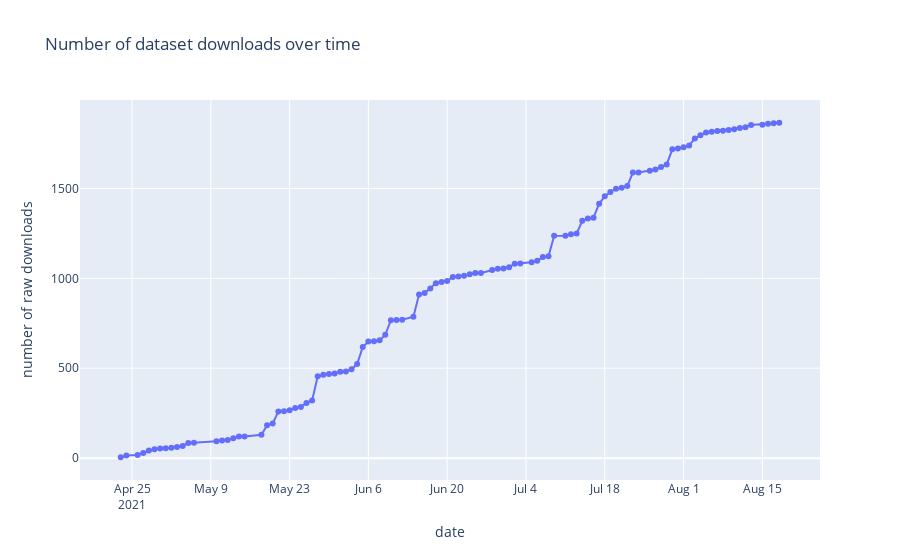

The notebook cell saved with this chart:
### Markdown cell above
### Version 1

### Code cell
downloads_v1 = combined[['download_dt', 'count']].groupby(['download_dt']).sum().reset_index()
downloads_v1['cum_downloads'] = downloads_v1['count'].cumsum()

fig = go.Figure(go.Scatter(
    mode = "lines+markers",
    x = downloads_v1['download_dt'].tolist(),
    y = downloads_v1['cum_downloads'].tolist()
    ))

fig.update_layout(
    title="Number of dataset downloads over time",
    xaxis_title="date",
    yaxis_title="number of raw downloads"
)
             
fig.show()
